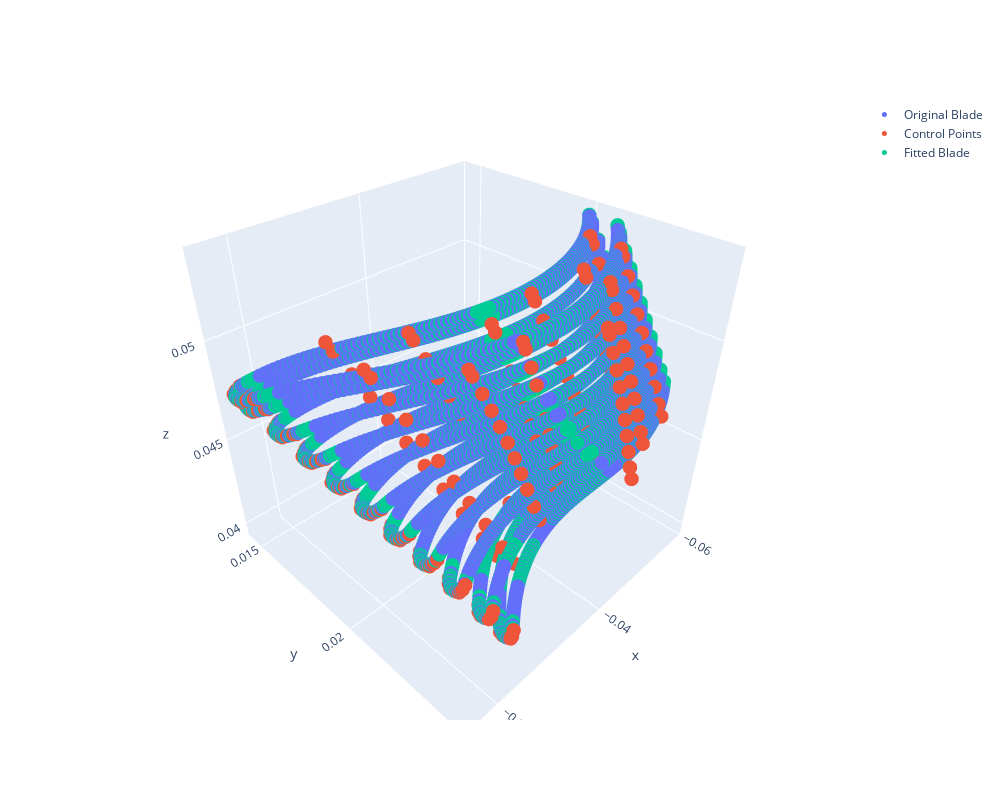

Write notebook code for a chart like this one.
### Code cell
bc.splitter.draw_blade()

### Figure 1 — Plotly figure (JSON) as saved in the notebook; plotly's stock layout.template omitted (floating-point values rounded to 4 significant figures; data arrays with more than 128 entries replaced by an {"elided": "..."} marker saying what was removed)
{"data": [{"marker": {"size": 5}, "mode": "markers", "name": "Original Blade", "type": "scatter3d", "x": {"elided": "2508 float values"}, "y": {"elided": "2508 float values"}, "z": {"elided": "2508 float values"}}, {"marker": {"size": 5}, "mode": "markers", "name": "Control Points", "type": "scatter3d", "x": {"elided": "297 float values"}, "y": {"elided": "297 float values"}, "z": {"elided": "297 float values"}}, {"marker": {"size": 5}, "mode": "markers", "name": "Fitted Blade", "type": "scatter3d", "x": {"elided": "2640 float values"}, "y": {"elided": "2640 float values"}, "z": {"elided": "2640 float values"}}], "layout": {"height": 800, "width": 1000}}
